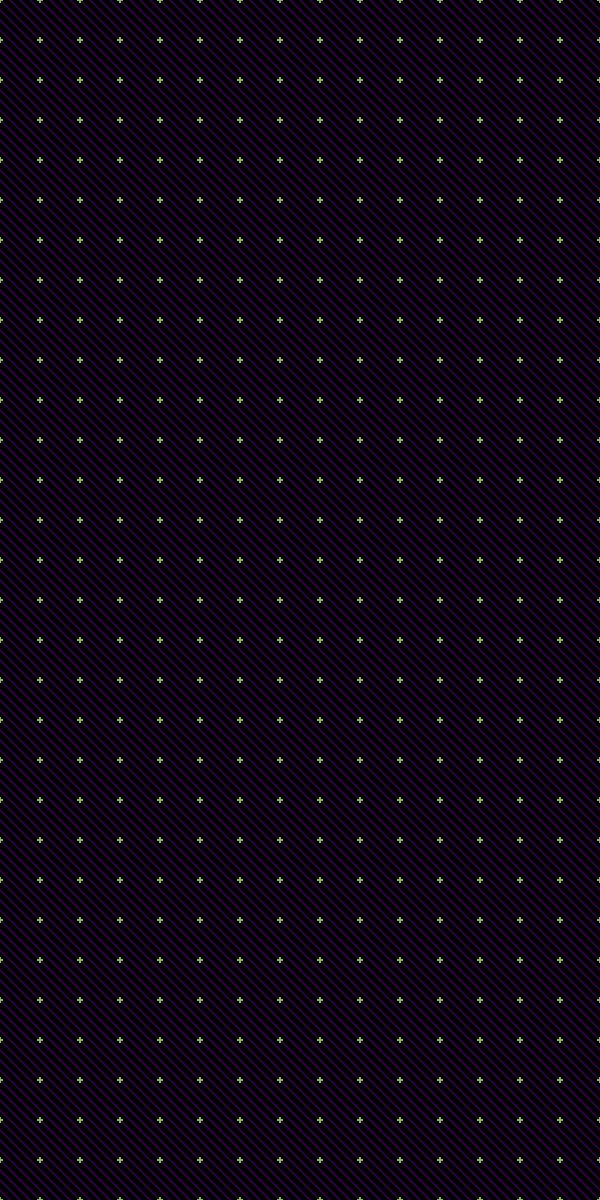

The image is a tile-based game level rendered from a .tmx file. Its description and source (layers, tilesets, objects; grid data summarised) follow:
An orthogonal 15x30 tile map with 40x40 px tiles, 3 tile layers (Main, Ents, BG).

<map version="1.0" orientation="orthogonal" width="15" height="30" tilewidth="40" tileheight="40">
 <tileset firstgid="1" source="PtTotD.tsx" />
 <layer name="Main" width="15" height="30">
  <data>[450 cells, 450 non-empty, 8 distinct tile ids]</data>
 </layer>
 <layer name="Ents" width="15" height="30">
  <data>[450 cells, 3 non-empty, 2 distinct tile ids]</data>
 </layer>
 <layer name="BG" width="15" height="30">
  <data>[450 cells, 450 non-empty, 1 distinct tile ids]</data>
 </layer>
</map>
